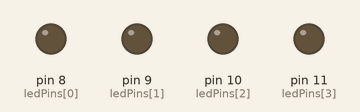
Recording of a sketch running on a simulated Arduino Uno, built with avr-gcc and run on an emulated ATmega328P. On the bench: output pins drawn as LEDs (lit = HIGH).

Above: at 0.02 s.
At 2.95 s:
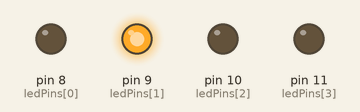
At 5.76 s:
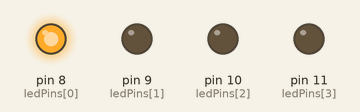
At 8.72 s:
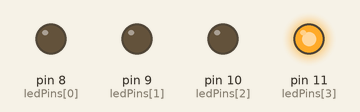
At 11.65 s:
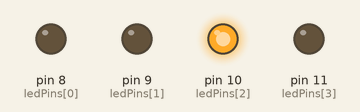
Timing chart, 0 to 11.9 s (numbered marks = the images above):
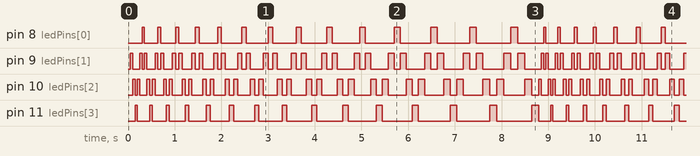

Measured:
- by itself, pin 8 (ledPins[0]), pin 11 (ledPins[3]): moves between LOW and HIGH, repeating every 9.0 s
- by itself, pin 9 (ledPins[1]): moves between LOW and HIGH, repeating every 8.7 s
- by itself, pin 10 (ledPins[2]): moves between LOW and HIGH, repeating every 8.8 s

The sketch:

04-back-forth-non-blocking.ino
```cpp
const int numLEDs = 4;                // Number of LEDs
const int maxInterval = 150;
const int intervalInit = 50;
int ledPins[] = {8, 9, 10, 11};      // LED pin numbers (adjust as necessary)
int currentLED = 0;                   // Current LED to be lit
int direction = 1;
int backAndFortLoop = 0;

unsigned long previousMillis = 0;     // Store the last time an LED was toggled
unsigned long interval = intervalInit; // Interval for LED switch (in milliseconds)


void setup() {
  // Initialize LED pins
  for (int i = 0; i < numLEDs; i++) {
    pinMode(ledPins[i], OUTPUT);  // Set LED pins as outputs
    digitalWrite(ledPins[i], LOW);  // Initially turn off all LEDs
  }
}

void loop() {
  unsigned long currentMillis = millis();  // Get the current time

  // If enough time has passed, toggle LEDs
  if (currentMillis - previousMillis >= interval) {
    previousMillis = currentMillis;  // Save the last time the LED was toggled

    // Turn off the current LED
    digitalWrite(ledPins[currentLED], LOW);

    // Update the current LED index based on direction
    currentLED += direction;

    // Reverse direction if we reach the ends
    if (currentLED == numLEDs - 1 || currentLED == 0) {
      direction = -direction;  // Reverse direction
    }

    // Turn on the new LED
    digitalWrite(ledPins[currentLED], HIGH);

    backAndFortLoop++;

    if(backAndFortLoop >= numLEDs * 2) {
      interval += 10;
      backAndFortLoop = 0;
    }

  }

  if(interval > maxInterval) {
    interval = intervalInit;
  }
}
```
